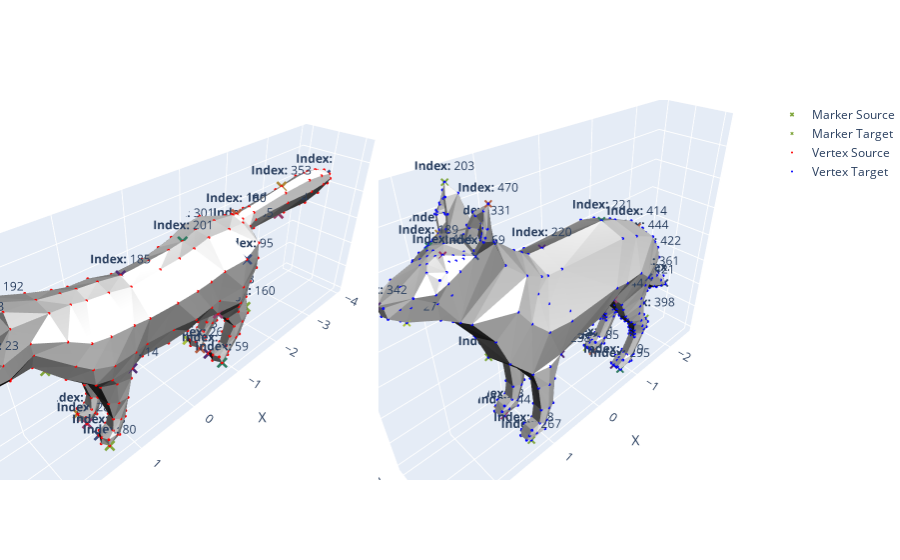

The cell this chart's notebook holds for it:
### Markdown cell above
# Correspondence

Solution to find matching triangles between two meshes
from the paper:<br>
- <i>Robert W. Sumner, Jovan Popovic.</i> Deformation Transfer for Triangle Meshes. ACM Transactions on Graphics. 23, 3. August 2004.
    http://graphics.csail.mit.edu/~sumner/research/deftransfer/



<div style="display:table;">
<div style="display: table-row;">
<div style="display: table-cell; min-width:100px;"><b>Task:</b></div>
<div style="display: table-cell;">Find a triangle mapping of a source mesh to a target mesh.</div>
</div>
<div style="display: table-row;">
<div style="display: table-cell;min-width:100px;"><b>Idea:</b></div>
<div style="display: table-cell;">Repeated closest point transformations controlled by user-defined markers</div>
</div>
</div>
<br/>

### Code cell
from config import ConfigFile
from meshlib import Mesh
cfg = ConfigFile.load(ConfigFile.Paths.lowpoly.catdog)
source = Mesh.from_file_obj(cfg.source.reference)
target = Mesh.from_file_obj(cfg.target.reference)
import plot_marker
plot_marker.plot_marker(source, target, cfg.markers).show()

### Figure 1 — Plotly figure (JSON) as saved in the notebook; plotly's stock layout.template omitted (floating-point values rounded to 4 significant figures; data arrays with more than 128 entries replaced by an {"elided": "..."} marker saying what was removed)
{"data": [{"hovertemplate": "\n    <b>x:</b> %{x}<br>\n    <b>y:</b> %{z}<br>\n    <b>z:</b> %{y}<br>\n    %{text}\n    ", "marker": {"color": ["rgb(129,167, 62)", "rgb( 57, 75, 124)", "rgb(170,134, 57)", "rgb(150, 57, 104)", "rgb( 48,123, 98)", "rgb( 79, 44, 115)", "rgb(170,193, 57)", "rgb(180, 95, 67)", "rgb(129,167, 62)", "rgb( 57, 75, 124)", "rgb(170,134, 57)", "rgb(150, 57, 104)", "rgb( 48,123, 98)", "rgb( 79, 44, 115)", "rgb(170,193, 57)", "rgb(180, 95, 67)", "rgb(129,167, 62)", "rgb( 57, 75, 124)", "rgb(170,134, 57)", "rgb(150, 57, 104)", "rgb( 48,123, 98)", "rgb( 79, 44, 115)", "rgb(170,193, 57)", "rgb(180, 95, 67)", "rgb(129,167, 62)", "rgb( 57, 75, 124)", "rgb(170,134, 57)", "rgb(150, 57, 104)", "rgb( 48,123, 98)", "rgb( 79, 44, 115)", "rgb(170,193, 57)", "rgb(180, 95, 67)", "rgb(129,167, 62)", "rgb( 57, 75, 124)", "rgb(170,134, 57)"], "size": 4, "symbol": "x"}, "mode": "text+markers", "name": "Marker Source", "scene": "scene", "text": ["<b>Index:</b> 80", "<b>Index:</b> 78", "<b>Index:</b> 284", "<b>Index:</b> 282", "<b>Index:</b> 59", "<b>Index:</b> 60", "<b>Index:</b> 263", "<b>Index:</b> 264", "<b>Index:</b> 160", "<b>Index:</b> 383", "<b>Index:</b> 183", "<b>Index:</b> 6", "<b>Index:</b> 209", "<b>Index:</b> 14", "<b>Index:</b> 217", "<b>Index:</b> 180", "<b>Index:</b> 285", "<b>Index:</b> 371", "<b>Index:</b> 353", "<b>Index:</b> 354", "<b>Index:</b> 201", "<b>Index:</b> 185", "<b>Index:</b> 192", "<b>Index:</b> 133", "<b>Index:</b> 341", "<b>Index:</b> 23", "<b>Index:</b> 226", "<b>Index:</b> 25", "<b>Index:</b> 228", "<b>Index:</b> 330", "<b>Index:</b> 123", "<b>Index:</b> 331", "<b>Index:</b> 236", "<b>Index:</b> 95", "<b>Index:</b> 301"], "type": "scatter3d", "x": [1.305, 1.308, 1.305, 1.308, -0.895, -0.895, -0.895, -0.895, -1.605, -1.605, 0.1559, -0.6626, -0.6626, 0.8774, 0.8774, -1.5, -1.688, -3.902, -2.575, -2.576, -0.4213, 0.5975, 2.066, 2.404, 2.404, 2.369, 2.369, 2.601, 2.601, 2.806, 2.606, 2.606, 1.749, -1.025, -1.025], "y": [0.3716, 0.1383, -0.3716, -0.1383, 0.3881, 0.09355, -0.3881, -0.09355, 0.2239, -0.2239, 0, 0.4514, -0.4514, 0.4464, -0.4464, 0, 0, 0, 0, 0, 0, 0, 0, 0.4812, -0.4812, 0.4768, -0.4768, 0.1857, -0.1857, 0, 0.1055, -0.1055, 0, 0.6053, -0.6053], "z": [0.003452, 0.003452, 0.003452, 0.003452, 0.003452, 0.003452, 0.003452, 0.003452, 0.6435, 0.6435, 0.9208, 1.16, 1.16, 1.17, 1.17, 2.247, 1.942, 2.172, 2.349, 1.889, 2.231, 2.177, 2.555, 2.787, 2.787, 2.321, 2.321, 2.324, 2.324, 2.056, 1.727, 1.727, 1.427, 1.958, 1.958]}, {"hovertemplate": "\n    <b>x:</b> %{x}<br>\n    <b>y:</b> %{z}<br>\n    <b>z:</b> %{y}<br>\n    %{text}\n    ", "marker": {"color": ["rgb(129,167, 62)", "rgb( 57, 75, 124)", "rgb(170,134, 57)", "rgb(150, 57, 104)", "rgb( 48,123, 98)", "rgb( 79, 44, 115)", "rgb(170,193, 57)", "rgb(180, 95, 67)", "rgb(129,167, 62)", "rgb( 57, 75, 124)", "rgb(170,134, 57)", "rgb(150, 57, 104)", "rgb( 48,123, 98)", "rgb( 79, 44, 115)", "rgb(170,193, 57)", "rgb(180, 95, 67)", "rgb(129,167, 62)", "rgb( 57, 75, 124)", "rgb(170,134, 57)", "rgb(150, 57, 104)", "rgb( 48,123, 98)", "rgb( 79, 44, 115)", "rgb(170,193, 57)", "rgb(180, 95, 67)", "rgb(129,167, 62)", "rgb( 57, 75, 124)", "rgb(170,134, 57)", "rgb(150, 57, 104)", "rgb( 48,123, 98)", "rgb( 79, 44, 115)", "rgb(170,193, 57)", "rgb(180, 95, 67)", "rgb(129,167, 62)", "rgb( 57, 75, 124)", "rgb(170,134, 57)"], "size": 3, "symbol": "x"}, "mode": "text+markers", "name": "Marker Target", "scene": "scene2", "text": ["<b>Index:</b> 267", "<b>Index:</b> 278", "<b>Index:</b> 33", "<b>Index:</b> 44", "<b>Index:</b> 295", "<b>Index:</b> 319", "<b>Index:</b> 61", "<b>Index:</b> 85", "<b>Index:</b> 398", "<b>Index:</b> 151", "<b>Index:</b> 219", "<b>Index:</b> 244", "<b>Index:</b> 10", "<b>Index:</b> 238", "<b>Index:</b> 4", "<b>Index:</b> 414", "<b>Index:</b> 444", "<b>Index:</b> 427", "<b>Index:</b> 422", "<b>Index:</b> 421", "<b>Index:</b> 221", "<b>Index:</b> 220", "<b>Index:</b> 331", "<b>Index:</b> 470", "<b>Index:</b> 203", "<b>Index:</b> 469", "<b>Index:</b> 202", "<b>Index:</b> 454", "<b>Index:</b> 189", "<b>Index:</b> 342", "<b>Index:</b> 327", "<b>Index:</b> 91", "<b>Index:</b> 232", "<b>Index:</b> 361", "<b>Index:</b> 114"], "type": "scatter3d", "x": [1.254, 1.254, 1.254, 1.254, -0.793, -0.793, -0.793, -0.793, -1.489, -1.489, -0.01301, -0.4638, -0.4638, 0.634, 0.634, -1.446, -1.526, -2.499, -1.937, -1.816, -0.5755, 0.5555, 1.422, 1.545, 1.545, 1.741, 1.741, 1.982, 1.982, 2.685, 2.503, 2.503, 1.538, -1.099, -1.099], "y": [0.4027, 0.233, -0.4027, -0.233, 0.3924, 0.2502, -0.3924, -0.2502, 0.3178, -0.3178, 0, 0.4027, -0.4027, 0.4027, -0.4027, 0, 0, 0, 0, 0, 0, 0, 0, 0.3781, -0.3781, 0.3363, -0.3363, 0.1318, -0.1318, 0, 0.1447, -0.1447, 0, 0.5409, -0.5409], "z": [0.01118, 0.01118, 0.01118, 0.01118, 0.01057, 0.01057, 0.01057, 0.01057, 0.6954, 0.6954, 1.346, 1.685, 1.685, 1.317, 1.317, 2.37, 2.087, 0.7996, 1.614, 1.071, 2.789, 2.806, 3.428, 3.855, 3.855, 3.339, 3.339, 3.365, 3.365, 3.039, 2.812, 2.812, 1.595, 1.847, 1.847]}, {"hovertemplate": "\n    <b>x:</b> %{x}<br>\n    <b>y:</b> %{z}<br>\n    <b>z:</b> %{y}<br>\n    %{text}\n    ", "marker": {"color": "red", "size": 1}, "mode": "markers", "name": "Vertex Source", "scene": "scene", "text": {"elided": "398 str values"}, "type": "scatter3d", "x": {"elided": "398 float values"}, "y": {"elided": "398 float values"}, "z": {"elided": "398 float values"}}, {"hovertemplate": "\n    <b>x:</b> %{x}<br>\n    <b>y:</b> %{z}<br>\n    <b>z:</b> %{y}<br>\n    %{text}\n    ", "marker": {"color": "blue", "size": 1}, "mode": "markers", "name": "Vertex Target", "scene": "scene2", "text": {"elided": "485 str values"}, "type": "scatter3d", "x": {"elided": "485 float values"}, "y": {"elided": "485 float values"}, "z": {"elided": "485 float values"}}, {"color": "#ccc", "flatshading": true, "hovertemplate": "\n    <b>x:</b> %{x}<br>\n    <b>y:</b> %{z}<br>\n    <b>z:</b> %{y}<br>\n    %{text}\n    ", "i": {"elided": "794 int values"}, "j": {"elided": "794 int values"}, "k": {"elided": "794 int values"}, "lighting": {"ambient": 0.1, "diffuse": 1, "facenormalsepsilon": 1e-13, "fresnel": 0.001, "roughness": 0.3, "specular": 0.4}, "lightposition": {"x": -10000, "y": 10000, "z": 5000}, "name": "Source", "opacity": 1, "scene": "scene", "text": {"elided": "398 str values"}, "type": "mesh3d", "x": {"elided": "398 float values"}, "y": {"elided": "398 float values"}, "z": {"elided": "398 float values"}}, {"color": "#ccc", "flatshading": true, "hovertemplate": "\n    <b>x:</b> %{x}<br>\n    <b>y:</b> %{z}<br>\n    <b>z:</b> %{y}<br>\n    %{text}\n    ", "i": {"elided": "960 int values"}, "j": {"elided": "960 int values"}, "k": {"elided": "960 int values"}, "lighting": {"ambient": 0.1, "diffuse": 1, "facenormalsepsilon": 1e-13, "fresnel": 0.001, "roughness": 0.3, "specular": 0.4}, "lightposition": {"x": -10000, "y": 10000, "z": 5000}, "name": "Target", "opacity": 1, "scene": "scene2", "text": {"elided": "485 str values"}, "type": "mesh3d", "x": {"elided": "485 float values"}, "y": {"elided": "485 float values"}, "z": {"elided": "485 float values"}}], "layout": {"margin": {"l": 0, "r": 0}, "scene": {"aspectmode": "data", "camera": {"up": {"x": 0, "y": 1, "z": 0}}, "domain": {"x": [0, 0.5], "y": [0, 1]}, "dragmode": "turntable", "xaxis": {"title": {"text": "X"}}, "yaxis": {"title": {"text": "Z"}}, "zaxis": {"title": {"text": "Y"}}}, "scene2": {"aspectmode": "data", "camera": {"up": {"x": 0, "y": 1, "z": 0}}, "domain": {"x": [0.5, 1], "y": [0, 1]}, "dragmode": "turntable", "xaxis": {"title": {"text": "X"}}, "yaxis": {"title": {"text": "Z"}}, "zaxis": {"title": {"text": "Y"}}}, "yaxis": {"scaleanchor": "x", "scaleratio": 1}, "yaxis2": {"scaleanchor": "x", "scaleratio": 1}}}
